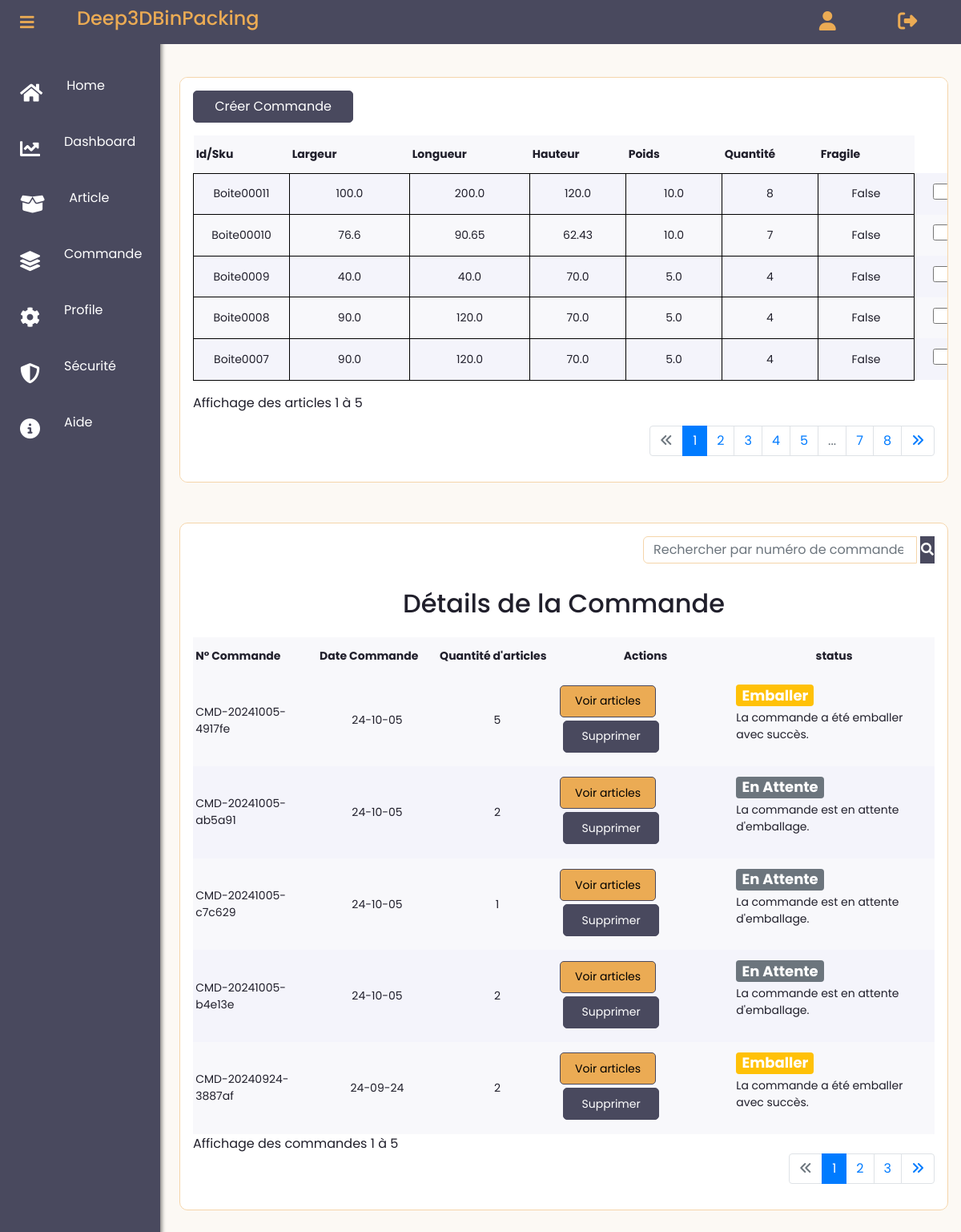
The page /articles (signed in) on the database its author committed.
### app/models.py (models this page shows, shortened)
class Article(db.Model):
    __tablename__ = 'Article'
    id = db.Column(db.Integer, primary_key=True, autoincrement=True)
    user_id = db.Column(db.Integer(), db.ForeignKey('User.id'))
    sku = db.Column(db.String(30), nullable=False)
    largeur = db.Column(db.Float(precision=5), nullable=False)
    longueur = db.Column(db.Float(precision=5), nullable=False)
    hauteur = db.Column(db.Float(precision=5), nullable=False)
    poids = db.Column(db.Float(precision=5), nullable=False)
    quantite = db.Column(db.Integer(), nullable=False)
    fragile = db.Column(db.Boolean(), default=False)
    date_creation = db.Column(db.Date,default=dt_date.today())
    commandes = db.relationship('Commande', secondary=association_table_article_commande, back_populates='articles')

class Commande(db.Model):
    __tablename__ = 'Commande'
    id = db.Column(db.Integer, primary_key=True, autoincrement=True)
    date_creation = db.Column(db.Date, default=dt_date.today())
    numero_commande = db.Column(db.String(50), unique=True, nullable=False)
    user_id = db.Column(db.Integer, db.ForeignKey('User.id'))
    status = db.Column(db.String(20), nullable=False, default='En Attente')  # Exemple : 'pending', 'cancelled', 'validated'
    conteneurs = db.relationship('Conteneur', secondary=association_table_commande_conteneur, back_populates='commandes')
    articles = db.relationship('Article', secondary=association_table_article_commande, back_populates='commandes')

### app/routes.py (the view)
@app.route("/articles", methods=['GET', 'POST'])
@login_required
def article():
    selected_articles = session.get('selected_articles', [])  # Récupérer les articles sélectionnés depuis la session
    page = request.args.get('page', 1, type=int)
    number_articles_per_page = 5  # Nombre d'articles par page
    articles_query = Article.query.filter_by(user_id=current_user.id).order_by(Article.id.desc())
    articles_pagination = articles_query.paginate(page=page, per_page=number_articles_per_page, error_out=False)
    start_index = (articles_pagination.page - 1) * articles_pagination.per_page + 1
    end_index = min(articles_pagination.page * articles_pagination.per_page, articles_query.count())
    user_commandes = Commande.query.filter_by(user_id=current_user.id).all()
    search_commandes = request.args.get('search_commandes')
    search_commandes = request.args.get('search_commandes')
    commande_page = request.args.get('commande_page', 1, type=int)
    per_page = 5
    if search_commandes:
        commandes_query = Commande.query.filter(
            Commande.user_id == current_user.id,  # Filtre par utilisateur
            (
                Commande.numero_commande.ilike(f'%{search_commandes}%') |
            (   Commande.date_creation.ilike(f'%{search_commandes}%')) |
                Commande.status.ilike(f'%{search_commandes}%')
            )
        )
    else:
        commandes_query = Commande.query.filter_by(user_id=current_user.id).order_by(Commande.id.desc())
    commandes_pagination = commandes_query.paginate(page=commande_page, per_page=per_page, error_out=False)
    pagination_args = Pagination(page=commande_page, per_page=per_page, total=commandes_query.count(), css_framework='bootstrap4')
    start_indexc = (commandes_pagination.page - 1) * commandes_pagination.per_page + 1
    end_indexc = min(commandes_pagination.page * commandes_pagination.per_page, commandes_query.count())
    commandes = commandes_pagination.items
    print(f"Nombre de commandes trouvées: {commandes_query.count()}")
    for commande in user_commandes:
        if len(commande.articles) == 0:
            db.session.delete(commande)
    user_commandes = [commande for commande in Commande.query.filter_by(user_id=current_user.id).all() if len(commande.articles) > 0]
    return render_template(
        'user_dashboard/list_article.html',
        selected_articles=selected_articles,
        start_index=start_index,
        end_index=end_index,
        start_indexc=start_indexc,
        end_indexc=end_indexc,
        articles=articles_pagination.items,
        articles_pagination=articles_pagination,
        commandes_pagination=commandes_pagination,
        commandes=commandes,
        pagination_args=pagination_args,
        user_commandes=user_commandes
    )

### app/templates/user_dashboard/list_article.html (shortened to what this page needs)
{% extends "user_dashboard/layout.html" %}
{% block content %}
{% if articles %}
<div class="card detail container">
  <div class="detail-header">
    <form method="POST" action="{{ url_for('create_commande') }}">
      <button type="submit" class="mb-3 download" style="background-color: #49495e; color: #fff; border: 1px solid #49495e; height: 40px;width: 200px;">Créer Commande</button>
      <table>
        <tr>
          <th>Id/Sku</th>
          <th>Largeur</th>
          <th>Longueur</th>
          <th>Hauteur</th>
          <th>Poids</th>
          <th>Quantité</th>
          <th>Fragile</th>
        </tr>
        {% for article in articles_pagination.items %}
        <tr>
          <td style="border: 1px solid black; padding: 5px; text-align: center;">{{ article.sku }}</td>
          <td style="border: 1px solid black; padding: 5px; text-align: center;">{{ article.largeur }}</td>
          <td style="border: 1px solid black; padding: 5px; text-align: center;">{{ article.longueur }}</td>
          <td style="border: 1px solid black; padding: 5px; text-align: center;">{{ article.hauteur }}</td>
          <td style="border: 1px solid black; padding: 5px; text-align: center;">{{ article.poids }}</td>
          <td style="border: 1px solid black; padding: 5px; text-align: center;">{{ article.quantite }}</td>
          <td style="border: 1px solid black; padding: 5px; text-align: center;">{{ article.fragile }}</td>
          <td>
            <input
              style="width: 20px; height: 20px; margin-left: 20px;"
              type="checkbox"
              name="selected_articles"
              value="{{ article.id }}"
              {% if article.id in selected_articles %}checked{% endif %}>
          </td>
        </tr>
        {% endfor %}
      </table>
      <div class="mt-3">
        Affichage des articles {{ start_index }} à {{ end_index }}
      </div>
    </form>
  </div>
  <nav aria-label="Page navigation example">
    <ul class="pagination justify-content-end mt-3">
      <li class="page-item {% if not articles_pagination.has_prev %}disabled{% endif %}">
        <a class="page-link" {% if articles_pagination.has_prev %}href="{{ url_for('article', page=articles_pagination.prev_num) }}"{% endif %}><i class="fa-solid fa-angles-left"></i></a>
      </li>
      {% for page_num in articles_pagination.iter_pages() %}
        {% if page_num %}
          <li class="page-item {% if page_num == articles_pagination.page %}active{% endif %}">
            <a class="page-link" href="{{ url_for('article', page=page_num) }}">{{ page_num }}</a>
          </li>
        {% else %}
          <li class="page-item disabled">
            <a class="page-link" href="#">...</a>
          </li>
        {% endif %}
      {% endfor %}
      <li class="page-item {% if not articles_pagination.has_next %}disabled{% endif %}">
        <a class="page-link" {% if articles_pagination.has_next %}href="{{ url_for('article', page=articles_pagination.next_num) }}"{% endif %}><i class="fa-solid fa-angles-right"></i></a>
      </li>
    </ul>
  </nav>
  {% endif %}
</div>
<div class="card detail container" style="margin-top: 50px;">
  <form class="form-inline justify-content-end mb-3" method="get" action="{{ url_for('article') }}">
    <div class="input-group">
      <input class="form-control mr-sm-1" type="search" placeholder="Rechercher par numéro de commande ou date..." aria-label="search_commandes" name="search_commandes">
      <button type="submit" class="bto btn-primary"><i class="fa fa-search"></i></button>
    </div>
  </form>
{% if commandes %}
  <div class="text-center"><h2>Détails de la Commande</h2></div>
  <div class="detail-header">
  <table class="">
      <thead>
          <tr>
              <th scope="col">N° Commande</th>
              <th scope="col">Date Commande</th>
              <th scope="col">Quantité d'articles</th>
              <th scope="col" class="text-center">Actions</th>
              <th scope="col" class="text-center">status</th>
          </tr>
      </thead>
      <tbody>
        {% for commande in commandes %}
          <tr>
              <td>{{ commande.numero_commande }}</td>
              <td class="text-center">
                {% if commande.date_creation %}
                    {{ commande.date_creation.strftime('%y-%m-%d') }}
                {% else %}
                    Date de création non disponible
                {% endif %}
            </td>
              <td class="text-center">{{ commande.articles|length }}</td>
              <td>
                  <button class="" data-bs-toggle="modal" style="background-color: #ebab54; border: #ebab54; color: black; border: 1px solid #49495e; height: 40px;" data-bs-target="#commandeDetailsModal-{{ commande.id }}">Voir articles</button>
                  <button type="button" class="btn-sm m-1 delete"  style="background-color: #49495e; color: #fff; border: 1px solid #49495e; height: 40px;" data-toggle="modal" data-target="#deleteModal{{commande.id}}">Supprimer</button>
              </td>
              <td>
                {% if commande.status == 'Annuler' %}
                  <span class="badge bg-danger mb-2" style="font-size: 18px; color:#fff">{{ commande.status }}</span>
                  <p>La commande a été annulée.</p>
                {% elif commande.status == 'Valider' %}
                  <span class="badge bg-success mb-1" style="font-size: 18px; color:#fff">{{ commande.status }}</span>
                  <p>La commande a été validée et est en cours de traitement.</p>
                  {% elif commande.status == 'Emballer' %}
                  <span class="badge bg-warning mb-1" style="font-size: 18px; color:#fff">{{ commande.status }}</span>
                  <p>La commande a été emballer avec succès.</p>
                {% else %}
                  <span class="badge bg-secondary mb-1" style="font-size: 18px; color:#fff">{{ commande.status }}</span>
                  <p>La commande est en attente d'emballage.</p>
                {% endif %}
              </td>
          </tr>
          {% endfor %}
      </tbody>
  </table>
</div>
Affichage des commandes {{ start_indexc }} à {{ end_indexc }}
<nav aria-label="Page navigation example mt-3">
  <ul class="pagination justify-content-end">
    <li class="page-item {% if not commandes_pagination.has_prev %}disabled{% endif %}">
      <a class="page-link" {% if commandes_pagination.has_prev %}href="{{ url_for('article', commande_page=commandes_pagination.prev_num) }}"{% endif %}><i class="fa-solid fa-angles-left"></i></a>
    </li>
    {% for page_num in commandes_pagination.iter_pages() %}
      {% if page_num %}
        <li class="page-item {% if page_num == commandes_pagination.page %}active{% endif %}">
          <a class="page-link"  href="{{ url_for('article', commande_page=page_num) }}">{{ page_num }}</a>
        </li>
      {% else %}
        <li class="page-item disabled">
          <a class="page-link"  href="#">...</a>
        </li>
      {% endif %}
    {% endfor %}
    <li class="page-item {% if not commandes_pagination.has_next %}disabled{% endif %}">
      <a class="page-link" {% if commandes_pagination.has_next %}href="{{ url_for('article', commande_page=commandes_pagination.next_num) }}"{% endif %}><i class="fa-solid fa-angles-right"></i></a>
    </li>
  </ul>
</nav>
{% else %}
<div class="alert-warning text-center">
  Aucune commandes trouvées
</div>
</div>
{% endif %}
{% endblock content %}

### app/templates/user_dashboard/layout.html (shortened to what this page needs)
<!DOCTYPE html>
<html>
<head>
    <link rel="stylesheet" href="https://maxcdn.bootstrapcdn.com/bootstrap/4.0.0/css/bootstrap.min.css">
       <link href="https://cdnjs.cloudflare.com/ajax/libs/font-awesome/5.15.3/css/all.min.css" rel="stylesheet">
       <link rel="stylesheet" type="text/css" href="{{ url_for('static', filename='client/main.css') }}">
       <link rel="stylesheet" type="text/css" href="{{ url_for('static', filename='client/account.css') }}">
</head>
    <body>
      <nav class="navbar ">
        <a class="deep" style="color: #ebab54; text-decoration: none;" href="{{ url_for('home') }}">
          <h4>Deep3DBinPacking</h4>
        </a>
        <div class="profile">
          {% if current_user.is_authenticated %}
          <a href="{{ url_for('account') }}"><i class="fa-solid fa-user " style="font-size: 24px; color: #ebab54;"></i></a>
          <a href="{{ url_for('logout') }}"><i class="fa-solid fa-right-from-bracket" style="font-size: 24px; color: #ebab54;"></i> </a>
          {% endif %}
        </div>
      </nav>
      <label class="side-toggle" for="toggle"><span class="fas fa-bars"></span></label>
      <div class="sidebar">
        <div class="sidebar-menu">
          <span class="fas fa-home"></span><a style="text-decoration: none; color: white; " href="{{url_for('home')}}"><p>Home</p></a>
        </div>
        <div class="sidebar-menu">
          <span class="fas fa-chart-line"></span>
          <a style="text-decoration: none; color: white;" href="{{url_for('acceuil_client')}}">
            <p>Dashboard</p>
          </a>
        </div>
        <div class="sidebar-menu">
          <span class="fa-solid fa-box-open"></span>
          <a style="text-decoration: none; color: white;" href="{{url_for('new_article')}}">
            <p>Article</p>
          </a>
        </div>
        <div class="sidebar-menu">
          <span class="fas fa-layer-group"></span>
          <a style="text-decoration: none; color: white;" href="{{ url_for('article') }}">
            <p>Commande</p>
          </a>
        </div>
        <div class="sidebar-menu">
          <span class="fas fa-cog"></span><a style="text-decoration: none; color: white; " href="{{url_for('account')}}"><p>Profile</p></a>
        </div>
        <div class="sidebar-menu">
          <span class="fas fa-shield-halved"></span><a style="text-decoration: none; color: white; " href="{{url_for('securite')}}"><p>Sécurité</p></a>
        </div>
        <div class="sidebar-menu">
          <span class="fa-solid fa-circle-info"></span><a style="text-decoration: none; color: white;" href="{{url_for('about')}}"><p>Aide</p></a>
        </div>
      </div>
      <main role="main">
        <div class="row">
          <div class="col-lg-12">
            {% block content %}{% endblock %}
          </div>
        </div>
      </main>
    </body>
</html>

### rows shown on the page
Article: sku "Boite00011", largeur "100.0", longueur "200.0", hauteur "120.0", poids "10.0", quantite "8", fragile "False"
Article: sku "Boite00010", largeur "76.6", longueur "90.65", hauteur "62.43", poids "10.0", quantite "7", fragile "False"
Article: sku "Boite0009", largeur "40.0", longueur "40.0", hauteur "70.0", poids "5.0", quantite "4", fragile "False"
Article: sku "Boite0008", largeur "90.0", longueur "120.0", hauteur "70.0", poids "5.0", quantite "4", fragile "False"
Article: sku "Boite0007", largeur "90.0", longueur "120.0", hauteur "70.0", poids "5.0", quantite "4", fragile "False"
Commande: numero_commande "CMD-20241005-4917fe", date_creation "24-10-05", articles|length "5", status "Emballer"
Commande: numero_commande "CMD-20241005-ab5a91", date_creation "24-10-05", articles|length "2", status "En Attente"
Commande: numero_commande "CMD-20241005-c7c629", date_creation "24-10-05", articles|length "1", status "En Attente"
Commande: numero_commande "CMD-20241005-b4e13e", date_creation "24-10-05", articles|length "2", status "En Attente"
Commande: numero_commande "CMD-20240924-3887af", date_creation "24-09-24", articles|length "2", status "Emballer"

### other values the page prints
{{ start_index }} "1"
{{ end_index }} "5"
{{ page_num }} "1" "2" "3" "4" "5" "7" "8"
{{ start_indexc }} "1"
{{ end_indexc }} "5"
{{ page_num }} "1" "2" "3"
